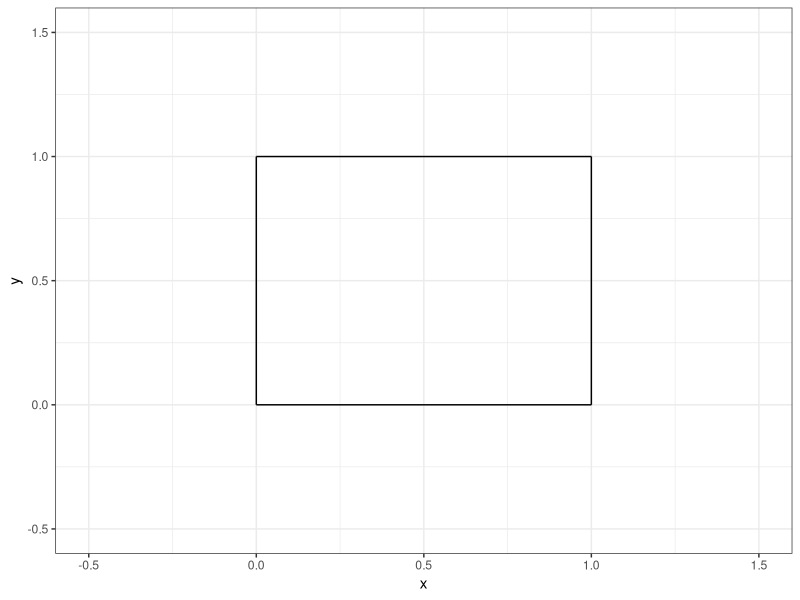
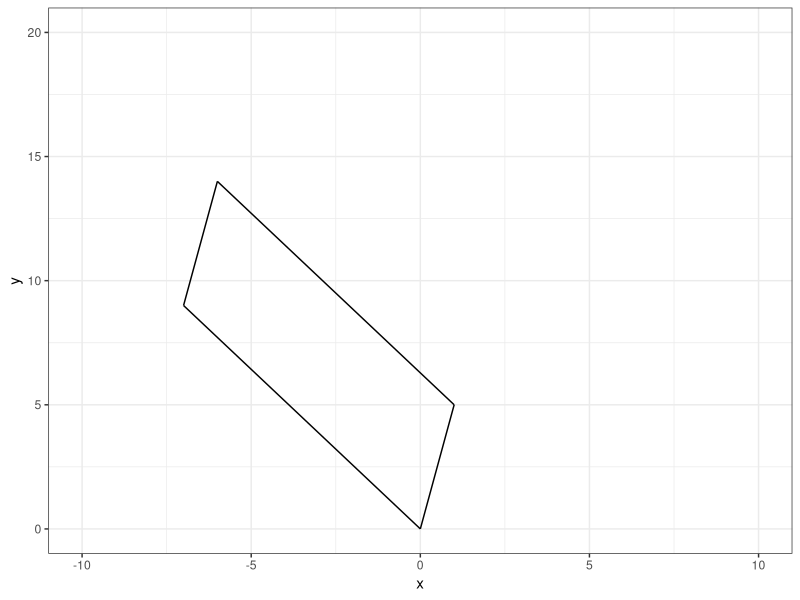
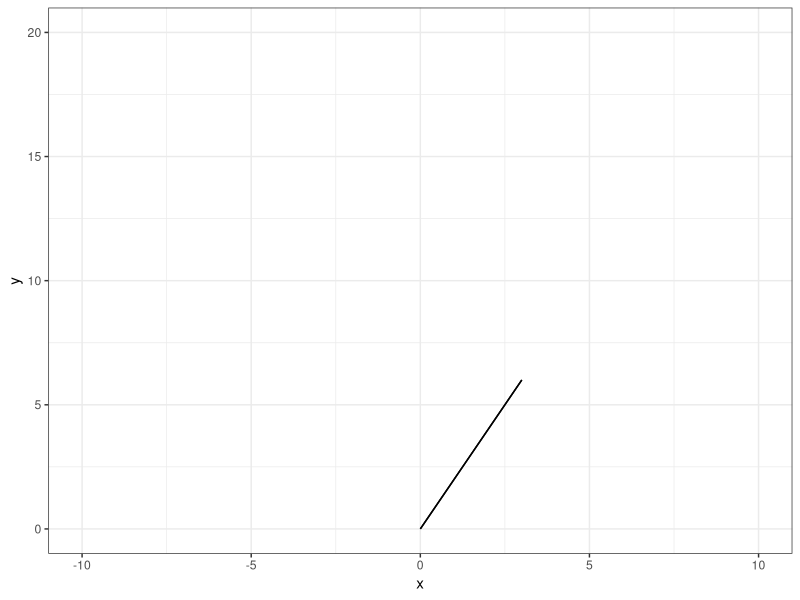
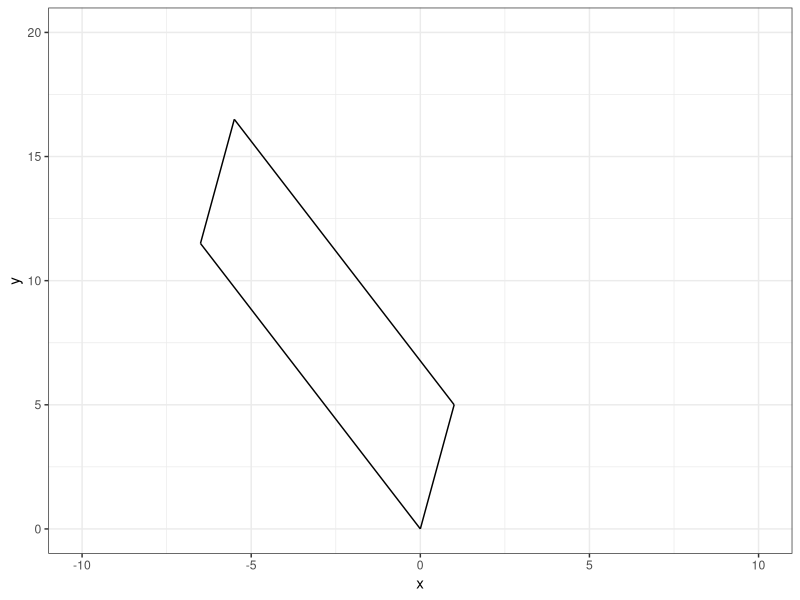
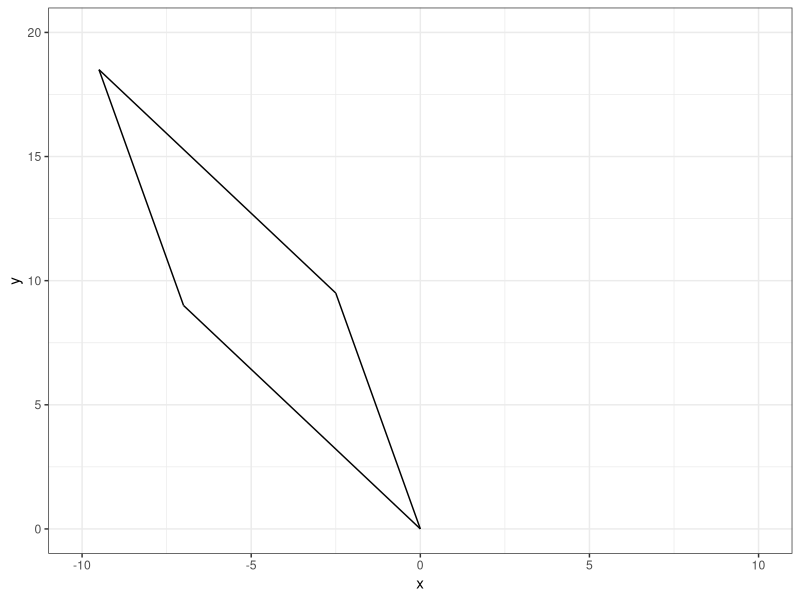
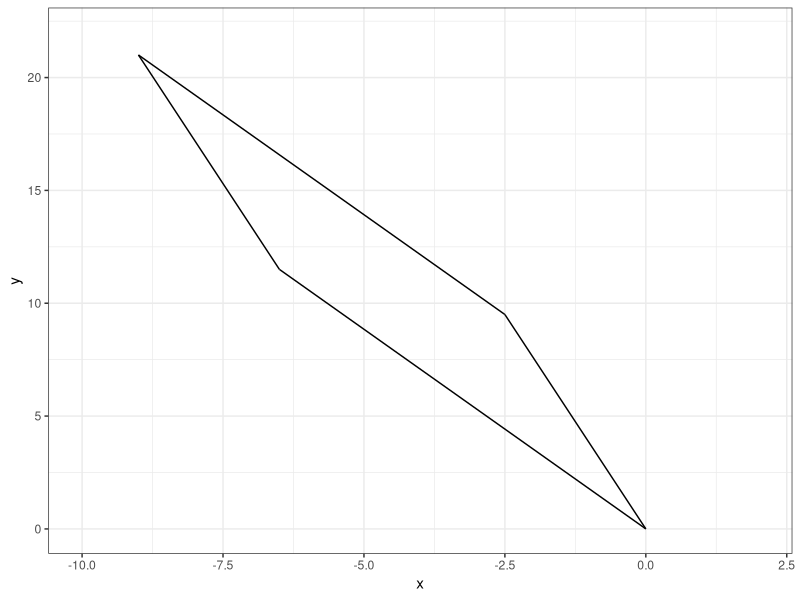
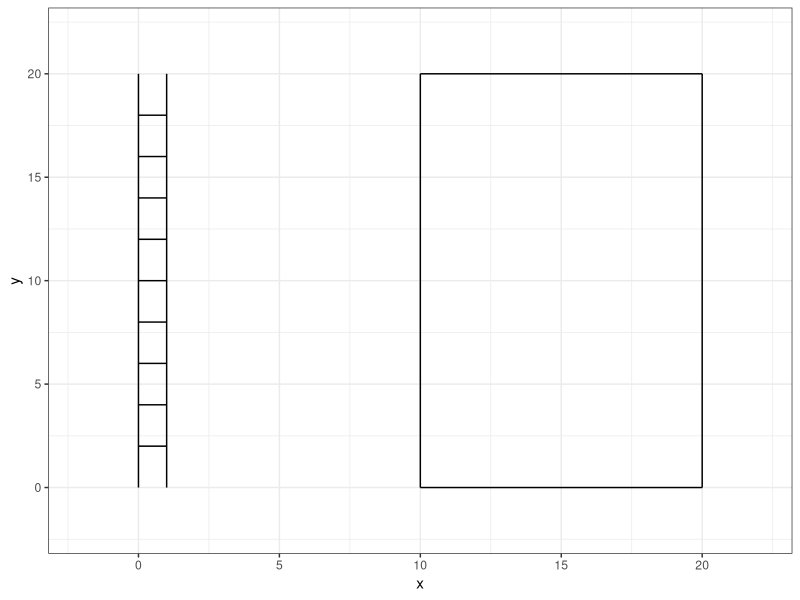
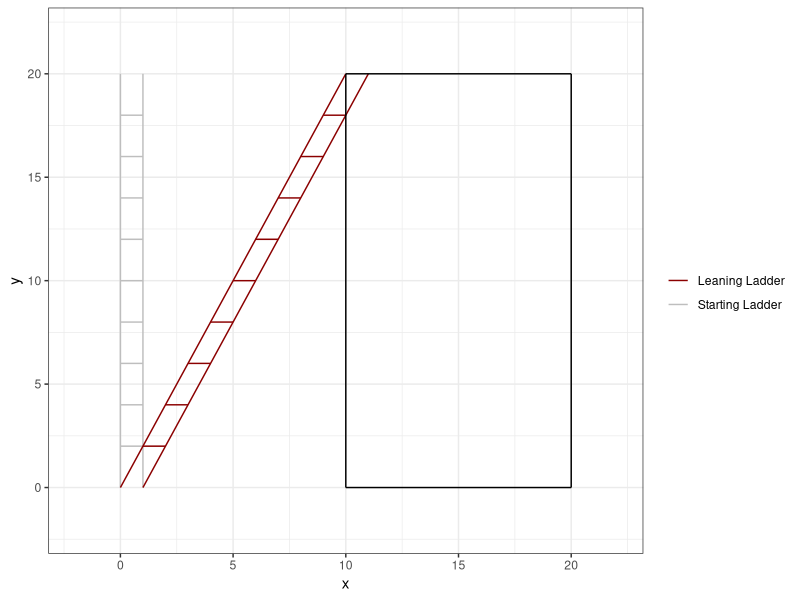

Recreate these plots in R, in order.
## ---- chunk 1
#| echo: false

default_chunk_hook  <- knitr::knit_hooks$get("chunk")

latex_font_size <- c("Huge", "huge", "LARGE", "Large", 
                     "large", "normalsize", "small", 
                     "footnotesize", "scriptsize", "tiny")

knitr::knit_hooks$set(chunk = function(x, options) {
  x <- default_chunk_hook(x, options)
  if(options$size %in% latex_font_size) {
    paste0("\n \\", options$size, "\n\n", 
      x, 
      "\n\n \\normalsize"
    )
  } else {
    x
  }
})

## ---- chunk 2
#| label: load-packages
#| include: false
library(tidyverse)
## ---- chunk 3
#| label: fig-unitsquare
#| fig-cap: "The unit square."
#| fig-width: 3
#| fig-height: 3
#| scale: "80%"
#| fig-align: "center"
#| size: "scriptsize"
p0 <- c(0, 0)
p1 <- c(1, 0)
p2 <- c(1, 1)
p3 <- c(0, 1)
ggplot() +
  geom_segment(aes(x = p0[1], y = p0[2], xend = p1[1], yend = p1[2])) +
  geom_segment(aes(x = p1[1], y = p1[2], xend = p2[1], yend = p2[2])) +
  geom_segment(aes(x = p2[1], y = p2[2], xend = p3[1], yend = p3[2])) +
  geom_segment(aes(x = p3[1], y = p3[2], xend = p0[1], yend = p0[2])) +
  theme_bw() +
  xlim(-0.5, 1.5) +
  ylim(-0.5, 1.5) +
  labs(x = "x", y = "y")
## ---- chunk 4
#| size: "scriptsize"
#| code-fold: FALSE
# I'm going to annoy you with using only by column
(M = matrix(c(1,0,0,1),nrow = 2,ncol = 2)) 
## ---- chunk 5
#| size: "scriptsize"
#| code-fold: FALSE

(A = matrix(c(1,5,-7,9),2,2))
## ---- chunk 6
#| size: "scriptsize"
#| code-fold: FALSE

(T = A%*%M)
## ---- chunk 7
(basis.vector.1 = T[,1])
(basis.vector.2 = T[,2])

## ---- chunk 8
#| size: "scriptsize"
#| code-fold: FALSE

(p0 = c(0,0))
(p1 = basis.vector.1)
(p2 = basis.vector.1 + basis.vector.2)
(p3 = basis.vector.2)

## ---- chunk 9
#| label: fig-matrixT
#| fig-cap: "Matrix T on a Graph."
#| fig-width: 3
#| fig-height: 3
#| scale: "80%"
#| fig-align: "center"
#| size: "scriptsize"
ggplot() +
  geom_segment(aes(x = p0[1], y = p0[2], xend = p1[1], yend = p1[2])) +
  geom_segment(aes(x = p1[1], y = p1[2], xend = p2[1], yend = p2[2])) +
  geom_segment(aes(x = p2[1], y = p2[2], xend = p3[1], yend = p3[2])) +
  geom_segment(aes(x = p3[1], y = p3[2], xend = p0[1], yend = p0[2])) +
  theme_bw() + 
  xlim(-10, 10)+
  ylim(0, 20)+
  labs(x = "x", 
       y = "y")
## ---- chunk 10
#| size: "scriptsize"
#| code-fold: FALSE

(det(A))
## ---- chunk 11
#| size: "scriptsize"
#| code-fold: FALSE

(A = matrix(c(1,2,2,4),2,2))
## ---- chunk 12
(T = A%*%M)
## ---- chunk 13
#| size: "scriptsize"
#| code-fold: FALSE

(basis.vector.1 = T[,1])
(basis.vector.2 = T[,2])
## ---- chunk 14
#| size: "scriptsize"
#| code-fold: FALSE

(p0 = c(0,0))
(p1 = basis.vector.1)
(p2 = basis.vector.1+basis.vector.2)
(p3 = basis.vector.2)
## ---- chunk 15
#| label: fig-matrixT2
#| fig-cap: "Matrix T (ver. 2) on a Graph."
#| fig-width: 3
#| fig-height: 3
#| scale: "80%"
#| fig-align: "center"
#| size: "scriptsize"
ggplot() +
  geom_segment(aes(x = p0[1], y = p0[2], xend = p1[1], yend = p1[2])) +
  geom_segment(aes(x = p1[1], y = p1[2], xend = p2[1], yend = p2[2])) +
  geom_segment(aes(x = p2[1], y = p2[2], xend = p3[1], yend = p3[2])) +
  geom_segment(aes(x = p3[1], y = p3[2], xend = p0[1], yend = p0[2])) +
  theme_bw() + 
  xlim(-10, 10)+
  ylim(0, 20)+
  labs(x = "x", 
       y = "y")
## ---- chunk 16
#| size: "scriptsize"
#| code-fold: FALSE

(det(A))
## ---- chunk 17
#| size: "scriptsize"
#| code-fold: FALSE
(Mv = matrix(c(1,0,0.5,1),2,2))
(A = matrix(c(1,5,-7,9),2,2))

(T = A%*%Mv)

(p0 = c(0,0))
(p1 = T[,1])
(p2 = T[,1]+T[,2])
(p3 = T[,2])
## ---- chunk 18
#| label: fig-matrix3.1
#| fig-cap: "Matrix 3.1 on a Graph."
#| fig-width: 3
#| fig-height: 3
#| scale: "80%"
#| fig-align: "center"
#| size: "scriptsize"
ggplot() +
  geom_segment(aes(x = p0[1], y = p0[2], xend = p1[1], yend = p1[2]))+
  geom_segment(aes(x = p1[1], y = p1[2], xend = p2[1], yend = p2[2]))+
  geom_segment(aes(x = p2[1], y = p2[2], xend = p3[1], yend = p3[2]))+
  geom_segment(aes(x = p3[1], y = p3[2], xend = p0[1], yend = p0[2]))+
  theme_bw() + 
  xlim(-10, 10)+
  ylim(0, 20)+
  labs(x = "x", 
       y = "y")

(det(A))
## ---- chunk 19
#| size: "scriptsize"
#| code-fold: FALSE
(Mh = matrix(c(1,0.5,0,1),2,2))
(A = matrix(c(1,5,-7,9),2,2))

(T = A%*%Mh)

(p0 = c(0,0))
(p1 = T[,1])
(p2 = T[,1]+T[,2])
(p3 = T[,2])
## ---- chunk 20
#| label: fig-matrix3.2
#| fig-cap: "Matrix 3.2 on a Graph."
#| fig-width: 3
#| fig-height: 3
#| scale: "80%"
#| fig-align: "center"
#| size: "scriptsize"
ggplot() +
  geom_segment(aes(x = p0[1], y = p0[2], xend = p1[1], yend = p1[2]))+
  geom_segment(aes(x = p1[1], y = p1[2], xend = p2[1], yend = p2[2]))+
  geom_segment(aes(x = p2[1], y = p2[2], xend = p3[1], yend = p3[2]))+
  geom_segment(aes(x = p3[1], y = p3[2], xend = p0[1], yend = p0[2]))+
  theme_bw() + 
  xlim(-10, 10)+
  ylim(0, 20)+
  labs(x = "x", 
       y = "y")

(det(A))
## ---- chunk 21
#| size: "scriptsize"
#| code-fold: FALSE
(Mvh = matrix(c(1,0.5,0.5,1),2,2))
(A = matrix(c(1,5,-7,9),2,2))

(T = A%*%Mvh)

(p0 = c(0,0))
(p1 = T[,1])
(p2 = T[,1]+T[,2])
(p3 = T[,2])
## ---- chunk 22
#| label: fig-matrix3.3
#| fig-cap: "Matrix 3.3 on a Graph."
#| fig-width: 3
#| fig-height: 3
#| scale: "80%"
#| fig-align: "center"
#| size: "scriptsize"
ggplot() +
  geom_segment(aes(x = p0[1], y = p0[2], xend = p1[1], yend = p1[2]))+
  geom_segment(aes(x = p1[1], y = p1[2], xend = p2[1], yend = p2[2]))+
  geom_segment(aes(x = p2[1], y = p2[2], xend = p3[1], yend = p3[2]))+
  geom_segment(aes(x = p3[1], y = p3[2], xend = p0[1], yend = p0[2]))+
  theme_bw() + 
  xlim(-10, 2)+
  ylim(0, 22)+
  labs(x = "x", 
       y = "y")

(det(A))
## ---- chunk 23
#| size: "scriptsize"
#| code-fold: FALSE
(x=c(c(0,0,1,1),rep(c(0,1),times=9)))
(y=c(c(0,20,0,20),rep(seq(from=2,to=18,by=2),each=2)))
(group = rep(seq(from=1,to=11),each=2))
ladder = data.frame("x"= x, "y"=y, "group" = group)
(ladder)
## ---- chunk 24
#| label: fig-ladder
#| fig-cap: "A ladder."
#| fig-width: 3
#| fig-height: 3
#| scale: "80%"
#| fig-align: "center"
#| size: "scriptsize"
ggplot() +
  geom_path(data = ladder, 
              aes(x = x, y = y, group = group)) +
                  geom_segment(aes(x = 10, xend = 10,
                   y=0, yend = 20))+
  geom_segment(aes(x = 10, xend = 20,
                   y=20, yend = 20))+
  geom_segment(aes(x = 20, xend = 20,
                   y=0, yend = 20))+
  geom_segment(aes(x = 10, xend = 20,
                   y=0, yend = 0)) +
  theme_bw() +
  xlim(-2,22) +
  ylim(-2,22)
## ---- chunk 25
#| size: "scriptsize"
#| code-fold: FALSE
A = as.matrix(ladder[,c("x","y")])
(A)
Mh = matrix(c(1,0.5,0,1),2,2)
(Mh)
T = A%*%Mh
(T)
## ---- chunk 26
#| size: "scriptsize"
#| code-fold: FALSE
leaning.ladder=data.frame("x" = T[,1], "y" = T[,2], "group" = ladder[,c("group")])
(leaning.ladder)
## ---- chunk 27
#| label: fig-ladder2
#| fig-cap: "A ladder and a leaning ladder."
#| fig-width: 3
#| fig-height: 3
#| scale: "80%"
#| fig-align: "center"
#| size: "scriptsize"
ggplot() +
  geom_path(data = ladder, 
              aes(x = x, y = y, group = group, color = "Starting Ladder")) +
  geom_path(data = leaning.ladder, 
              aes(x = x, y = y, group = group, color = "Leaning Ladder")) +
  geom_segment(aes(x = 10, xend = 10,
                   y=0, yend = 20))+
  geom_segment(aes(x = 10, xend = 20,
                   y=20, yend = 20))+
  geom_segment(aes(x = 20, xend = 20,
                   y=0, yend = 20))+
  geom_segment(aes(x = 10, xend = 20,
                   y=0, yend = 0)) +
  theme_bw() +
  xlim(-2,22) +
  ylim(-2,22) +
  scale_color_manual("", values=c("darkred", "grey"))
